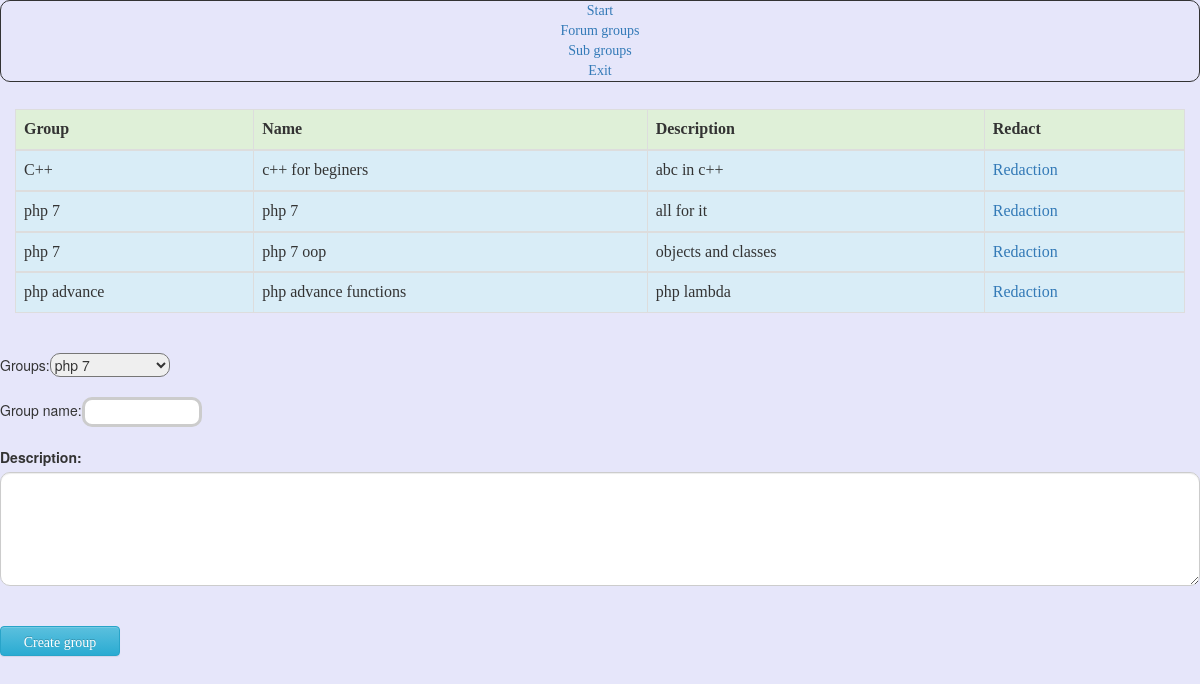
/admin/sub_groups.php (signed in), run on the app's committed database.
### tables this page shows
CREATE TABLE `category` (
  `category_id` int(11) NOT NULL,
  `group_cat_id` int(11) NOT NULL,
  `name` varchar(50) NOT NULL,
  `description` varchar(255) NOT NULL,
  `active` tinyint(4) NOT NULL DEFAULT '1',
  `date_added` int(11) NOT NULL
);

CREATE TABLE `group_cat` (
  `group_cat_id` int(11) NOT NULL,
  `name` varchar(50) NOT NULL,
  `active` tinyint(4) NOT NULL DEFAULT '1',
  `date_added` int(11) NOT NULL,
  `description` varchar(255) NOT NULL
);

### admin/sub_groups.php (the view, shortened to what this page needs)
<?php session_start();
require('../functions.php');
my_adminheader('Sub Groups');
$dbc = db_connect();
	$take_cat = sql_corect($dbc, 'SELECT gc.name as gcname, c.name, c.description, category_id FROM group_cat as gc, category as c WHERE gc.group_cat_id=c.group_cat_id ORDER BY gcname');
		echo '<div class="container">
				<div class="row">
				 <table class="table table-hover table table-bordered">
				 <thead>
					 <tr class="success">
						<div class="col-sm-4"><th>Group</th> </div>
						<div class="col-sm-4"><th>Name</th> </div>
						<div class="col-sm-4"><th>Description</th></div>
						<div class="col-sm-4"><th>Redact</th></div>
					</tr>
				</thead>';
	while($row = mysqli_fetch_assoc($take_cat)){
		echo $result =" <tbody><tr class='info'><div class='col-sm-4'><td>".$row['gcname'].'</td></div>
						<div class="col-sm-4"><td>'.$row['name'].'</td></div>
						<div class="col-sm-4"><td>'.$row['description'].'</td></div>
					<div class="col-sm-4"><td><a href="sub_groups.php?modde=eddit&id='.$row['category_id'].'">Redaction</a></td></div></tr>';
	}
	echo ' </tbody></table></div></div>';
$res = sql_corect($dbc, 'SELECT group_cat_id, name FROM group_cat');
echo  '<form action="'.htmlspecialchars($_SERVER["PHP_SELF"]).'" method="POST"><br/>
Groups:<select name="group">';
   while($row = mysqli_fetch_assoc($res)){
	   if($row['group_cat_id'] == $edit_cat['group_cat_id']){
			echo '<option value = "'.$row['group_cat_id'].'" selected="selected">'.$row['name'].'</option>';
		}else{
			echo '<option value = "'.$row['group_cat_id'].'" >'.$row['name'].'</option>';
		}
	}
echo '<select/><br/><br/>';
echo' <div class="form-group">
	Group name:<input type="text" name="group_name" value="'.$edit_cat['name'].'"></br><br/>
	<label for="comment">Description:</label>
	<textarea name="desc" class="form-control" rows="5" id="comment">'.$edit_cat['description'].'</textarea></br><br/>
	<input type="submit" class="btn btn-info" value="Create group">
	<input type="hidden" name="ng" value="1">
	</div>';
footer();

### functions.php (shortened to what this page needs)
<?php
function my_adminheader($title){
	?>
<!DOCTYPE html>
<html lang="en">
<head>
	<link rel="stylesheet" type="text/css" href="../css/style.css" media="screen, projection"/>
	<link rel="stylesheet" type="text/css" href="../css/bootstrap/css/bootstrap.min.css" media="screen, projection"/>
	<link rel="stylesheet" type="text/css" href="../css/bootstrap/css/bootstrap-theme.min.css" media="screen, projection"/>
</head>
<body>
<div class="container-fluid" >
  <div class="row">
  <div class="center">
	<div class="col-sm-12" ><a href='../index.php'>Start</a></div>
	<div class="col-sm-12"><a href='groups.php'>Forum  groups</a></div>
	<div class="col-sm-12" ><a href='sub_groups.php'>Sub groups</a></div>
	<div class="col-sm-12"><a href='../logout.php'>Exit</a></div>
</div></div>
</div><br/>
<?php
}
function sql_corect($dbc, $sql){
	mysqli_query($dbc, "SET NAMES utf8");
	mysqli_query($dbc, "SET CHARACTER SET 'utf8'");
	return mysqli_query($dbc, $sql);
}
function footer (){
	echo '</body></html>';
}

### css/style.css (style rules this page uses)
body { background: rgb(230,230,250) !important; }
a:link { text-decoration: none; font-family: Comic Sans MS; }
textarea { width: 600px; height: 120px; border: 3px solid #cccccc; padding: 5px; font-family: Comic Sans MS; background-position: bottom right; background-repeat: no-repeat; }
input { width: 150px; height: 30px; border: 3px solid #cccccc; padding: 5px; font-family: Comic Sans MS; background-position: bottom right; background-repeat: no-repeat; border-radius:10px; }
select { width:120px; border-radius: 10px; }
table-responsive, th, td { font-family: Comic Sans MS; }
.form-control, #exampleInputEmail1 { font-family: Comic Sans MS !important; border-radius: 10px !important; }
input { width:120px ; font-family: Comic Sans MS !important; }
.container-fluid { border:solid 1px; border-radius:10px; }
.center { text-align:center; font-family: Comic Sans MS ; }

### data on the page
category: group_cat.name "C++", name "c++ for beginers", description "abc in c++"
category: group_cat.name "php 7", name "php 7", description "all for it"
category: group_cat.name "php 7", name "php 7 oop", description "objects and classes"
category: group_cat.name "php advance", name "php advance functions", description "php lambda"

### other printed values
form field group "php 7"
